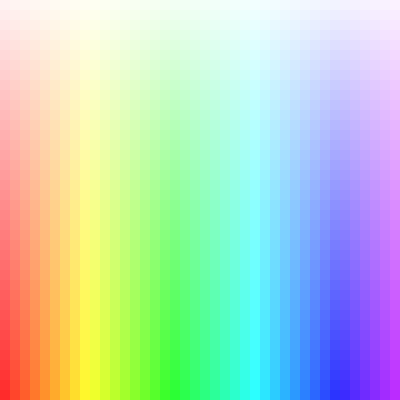
Frame 1 (no input)
Frame 60 (no input): identical to frame 1, image omitted
Frame 120 (the mouse pressed at the canvas centre since frame 60): identical to frame 1, image omitted

The p5.js sketch that drew this single still picture (run headless with seeded random() and noise() and a simulated clock; from frame 60 on, the mouse is pressed at the canvas centre):

// p5.js sketch
// ── sketch.js
function setup() {
    createCanvas(400,400);
noStroke();
}

function draw() {

for(var i = 0; i < 50 ; i++) {
  var hue = 0;
  var x = 10;
  var y = 2;
for(var j = 0; j < 50 ; j++) {

  colorMode(HSB, 100);
  gradient = color(hue , 5 + (y * i), 100);

  fill(gradient);
  rect(x * j, x * i, 10, 10);
  hue += 2;
        }
    }
}
